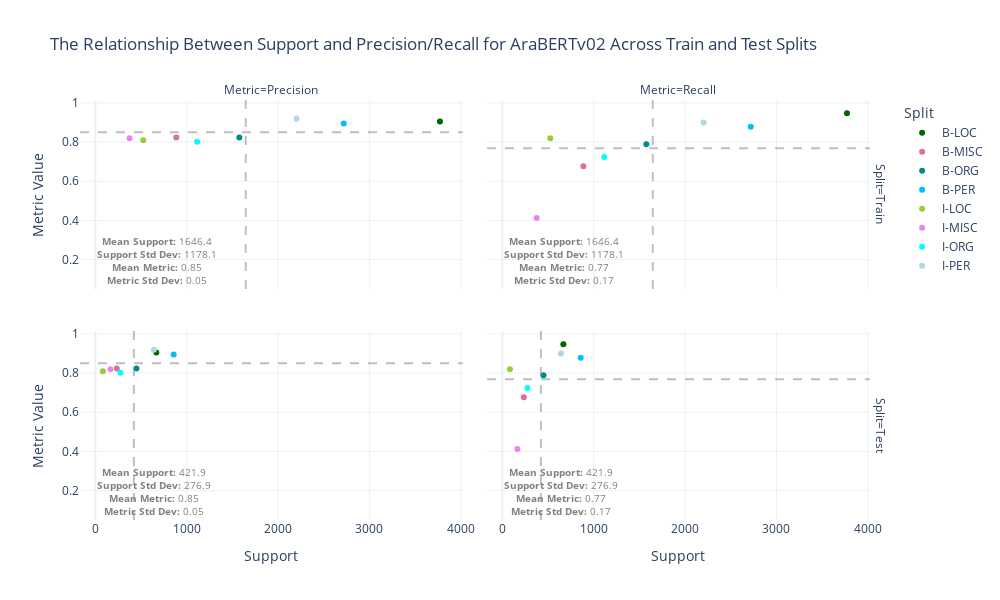
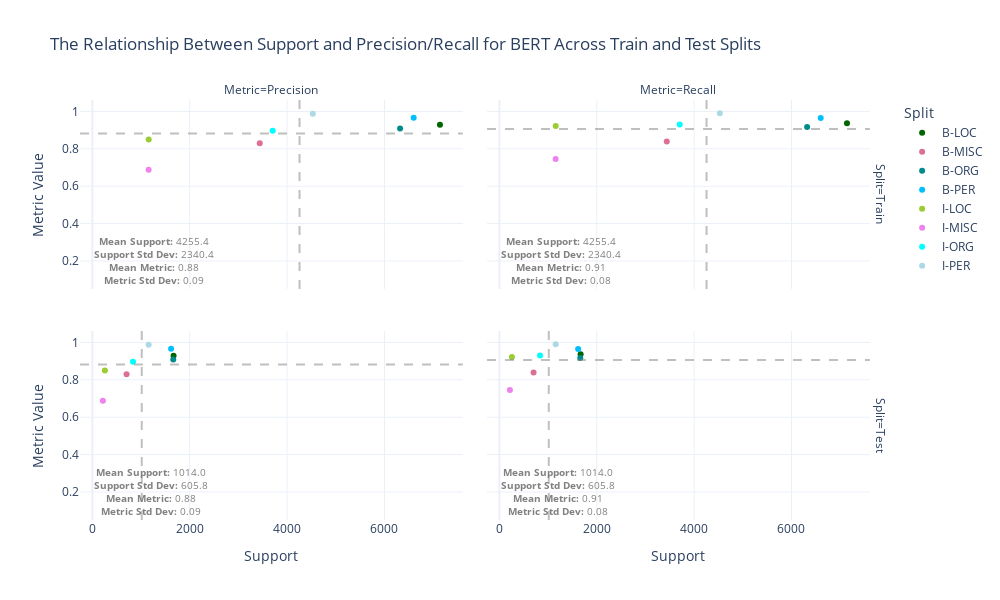

The notebook cell these images were saved under, in order:
### Code cell
import pandas as pd
import plotly.express as px
color_map = {
            "B-LOC": "darkgreen",
            "B-PERS": "deepskyblue",
            "B-PER": "deepskyblue",
            "B-ORG": "darkcyan",
            "B-MISC": "palevioletred",
            "I-LOC": "yellowgreen",
            "I-PERS": "lightblue",
            "I-PER": "lightblue",
            "I-ORG": "cyan",
            "I-MISC": "violet",
            "O": "saddlebrown",
        }
# Filter out the 'O' tag
data = report_df[report_df["Tag"] != "O"]

# Melt the DataFrame for plotting
melted_df = data.melt(
    id_vars=["Tag", "Model", "Train Support", "Support"],
    value_vars=["Precision", "Recall"],
    var_name="Metric",
    value_name="Value"
)

# Create separate columns for Train and Test support
melted_train = melted_df.copy()
melted_train["Split"] = "Train"
melted_train["Support Value"] = melted_train["Train Support"]

melted_test = melted_df.copy()
melted_test["Split"] = "Test"
melted_test["Support Value"] = melted_test["Support"]

# Combine Train and Test data
combined_df = pd.concat([melted_train, melted_test])

# Compute mean support and metric per facet (Model, Metric, Split)
facet_means = combined_df.groupby(["Model", "Metric", "Split"]).agg(
    Mean_Support=("Support Value", "mean"),
    Mean_Metric=("Value", "mean"),
    Std_Support=("Support Value", "std"),  # Compute standard deviation
    Std_Metric=("Value", "std"),  # Compute standard deviation
    Max_Support=("Support Value", "max"),  # To detect spread
    Min_Support=("Support Value", "min"),
    Max_Metric=("Value", "max"),
    Min_Metric=("Value", "min")
).reset_index()

# **Compute Support Spread**
facet_means["Support_Spread"] = facet_means["Max_Support"] - facet_means["Min_Support"]


# Function to generate a separate plot for each Model
def create_facet_plot(model_name):
    df_subset = combined_df[combined_df["Model"] == model_name]
    fig = px.scatter(
        df_subset,
        x="Support Value",
        y="Value",
        color="Tag",  # Color by Train/Test
        facet_col="Metric",  # Separate Precision & Recall
        facet_row="Split",  # Separate Train & Test in rows
        trendline="ols",
        facet_row_spacing=0.1,
        facet_col_spacing=0.03,
        hover_data=["Tag"],
        title=f"The Relationship Between Support and Precision/Recall for {model_name} Across Train and Test Splits ",
        labels={
            "Support Value": "Support",
            "Value": "Metric Value",
            "Split": "Split"
        },
        template="plotly_white",
        color_discrete_map=color_map
    )

    # Add facet-specific mean lines with dynamic text positioning
    for _, row in facet_means[facet_means["Model"] == model_name].iterrows():
        # metric, split, mean_support, mean_metric = row["Metric"], row["Split"], row["Mean_Support"], row["Mean_Metric"]
        metric, split, mean_support, mean_metric, std_support, std_metric = row["Metric"], row["Split"], row["Mean_Support"], row["Mean_Metric"], row["Std_Support"], row["Std_Metric"]
        # max_support, min_support, max_metric, min_metric = row["Max_Support"], row["Min_Support"], row["Max_Metric"], row["Min_Metric"]

        # Find correct row and column indices
        row_index = list(facet_means["Split"].unique()).index(split) + 1
        col_index = list(facet_means["Metric"].unique()).index(metric) + 1

        # # Decide annotation position based on data spread
        # support_text_x = max_support * 0.95 if mean_support < (max_support + min_support) / 2 else min_support * 1.05
        # metric_text_y = max_metric * 0.90 if mean_metric < (max_metric + min_metric) / 2 else min_metric * 1.10

        # Add vertical mean line for Support
        fig.add_vline(
            x=mean_support,
            line_dash="dash",
            line_color="gray",
            opacity=0.5,
            row=row_index,
            col=col_index
        )

        # Add horizontal mean line for Metric
        fig.add_hline(
            y=mean_metric,
            line_dash="dash",
            line_color="gray",
            opacity=0.5,
            row=row_index,
            col=col_index
        )
        
       # **Fix annotation placement (prevent overlap)**
        fig.add_annotation(
            x=0.05,  # Left-aligned for better visibility
            y=0.05,  # Added space between text
            xref="paper",  # Fix position relative to subplot
            yref="paper",
            text=(
                f"<b>Mean Support:</b> {mean_support:.1f}<br>"
                f"<b>Support Std Dev:</b> {std_support:.1f}<br>"
                f"<b>Mean Metric:</b> {mean_metric:.2f}<br>"
                f"<b>Metric Std Dev:</b> {std_metric:.2f}"
            ),  
            showarrow=False,
            xanchor="left",
            yanchor="bottom",
            font=dict(size=10, color="gray"),
            row=row_index,
            col=col_index
        )

        # # Add **dynamically placed** annotations
        # fig.add_annotation(
        #     x=support_text_x,  # Position dynamically based on spread
        #     y=mean_metric,
        #     text=f"Mean Support: {mean_support:.1f}",
        #     showarrow=False,
        #     xanchor="left" if mean_support < (max_support + min_support) / 2 else "right",
        #     yanchor="bottom",
        #     font=dict(size=10, color="gray"),
        #     row=row_index,
        #     col=col_index
        # )

        # fig.add_annotation(
        #     x=mean_support,
        #     y=metric_text_y,  # Position dynamically based on spread
        #     text=f"Mean Metric: {mean_metric:.2f}",
        #     showarrow=False,
        #     xanchor="left",
        #     yanchor="top" if mean_metric < (max_metric + min_metric) / 2 else "bottom",
        #     font=dict(size=10, color="gray"),
        #     row=row_index,
        #     col=col_index
        # )

    # Update layout for better readability
    fig.update_layout(
        width=1000,
        height=600,
        xaxis_title="Support",
        yaxis_title="Metric Value",
        legend_title="Split",
        # xaxis=dict(showgrid=False),
        # yaxis=dict(showgrid=False)
    )

    fig.show()

# Generate separate plots for each model
for model in combined_df["Model"].unique():
    create_facet_plot(model)
